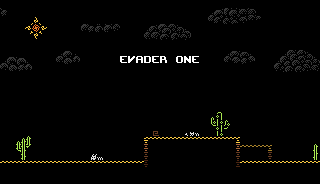

Below is a game level as drawn by its tile map, then a one-line description and the .tmx file that defines it, in full:
An orthogonal 40x23 tile map with 8x8 px tiles, 2 tile layers (Background, Foreground), 7 tilesets and 3 objects.

<map version="1.10" tiledversion="1.11.2" orientation="orthogonal" renderorder="right-down" width="40" height="23" tilewidth="8" tileheight="8" infinite="0" backgroundcolor="#000000" nextlayerid="6" nextobjectid="16">
 <tileset firstgid="1" source="../tilesets/Overworld.tsx" />
 <tileset firstgid="1121" source="../tilesets/Tileset.tsx" />
 <tileset firstgid="1191" source="../tilesets/Underground.tsx" />
 <tileset firstgid="2309" source="../tilesets/Trees.tsx" />
 <tileset firstgid="5301" source="../tilesets/Sky.tsx" />
 <tileset firstgid="5760" source="../tilesets/Player.tsx" />
 <tileset firstgid="6502" source="../tilesets/Characters.tsx" />
 <layer id="1" name="Background" width="40" height="23">
  <data encoding="csv">
0,0,5517,0,0,0,0,0,0,0,0,0,0,0,0,0,0,0,0,0,0,0,0,0,0,0,0,0,0,0,0,0,5613,0,0,0,0,0,0,0,
5532,0,0,0,0,0,0,0,0,0,5544,5545,5546,5547,5548,0,0,0,0,0,0,0,0,0,0,0,5624,5625,5626,5627,5628,5629,5630,0,0,0,0,0,0,0,
0,0,0,0,5311,0,0,0,0,0,0,0,0,0,0,0,0,0,0,0,0,5553,5554,5555,0,0,5641,5642,5643,5644,5645,5646,5647,0,0,0,0,0,0,0,
0,0,0,5327,5328,5329,0,0,0,0,5578,5579,5580,5581,5582,0,0,0,5567,5568,5569,5570,5571,5572,0,0,0,0,0,0,0,0,0,0,0,0,0,0,0,0,
0,0,0,5344,5345,5346,0,0,0,0,0,0,0,0,0,0,0,0,5584,5585,5586,5587,5588,5589,0,0,0,0,0,0,0,0,0,0,0,0,0,0,0,0,
0,0,0,0,0,0,0,0,0,0,0,0,0,0,0,0,0,0,0,0,0,0,0,0,0,0,0,0,0,0,0,0,0,0,5598,5599,5600,5601,5602,5603,
0,0,0,0,0,0,0,5509,5510,5511,0,0,0,0,0,0,0,0,0,0,0,0,0,0,0,0,0,0,5513,5514,5515,5516,5517,0,5615,5616,5617,5618,5619,5620,
5556,5557,5558,5559,0,0,0,5526,5527,5528,0,0,0,0,0,0,0,0,0,0,0,0,0,0,0,0,0,0,5530,5531,5532,5533,5534,0,5632,5633,5634,5635,5636,5637,
5573,5574,5575,5576,0,0,0,0,0,0,0,0,0,0,0,0,0,0,0,0,0,0,0,0,0,0,0,0,0,0,0,0,0,0,5649,5650,5651,5652,5653,5654,
0,0,0,0,0,0,0,0,0,0,0,0,0,0,0,0,0,0,0,0,0,0,0,0,0,0,0,0,0,0,0,0,0,0,0,0,0,0,0,0,
0,0,0,0,0,0,0,0,0,0,0,0,0,0,0,0,0,0,0,0,0,0,0,0,0,0,0,0,0,0,0,0,0,0,0,0,0,0,0,0,
0,0,0,0,0,0,0,0,0,0,0,0,0,0,0,0,0,0,0,0,0,0,0,0,0,0,0,0,0,0,0,0,0,0,0,0,0,0,0,0,
0,0,0,0,0,0,0,0,0,0,0,0,0,0,0,0,0,0,0,0,0,0,0,0,0,0,0,0,0,0,0,0,0,0,0,0,0,0,0,0,
0,0,0,0,0,0,0,0,0,0,0,0,0,0,0,0,0,0,0,0,0,0,0,0,0,0,0,0,0,0,0,0,0,0,0,0,0,0,0,0,
0,0,0,0,0,0,0,0,0,0,0,0,0,0,0,0,0,0,0,0,0,0,0,0,0,0,4917,4918,4919,0,0,0,0,0,0,0,0,0,0,0,
0,0,0,0,0,0,0,0,0,0,0,0,0,0,0,0,0,0,0,0,0,0,0,0,0,0,4951,4952,4953,0,0,0,0,0,0,0,0,0,0,0,
0,0,0,0,0,0,0,0,0,0,0,0,0,0,0,0,0,0,0,453,0,0,0,365,366,0,4985,4986,4987,0,0,0,0,0,0,0,0,0,0,0,
0,4905,4906,4907,0,0,0,0,0,0,0,0,0,0,0,0,0,0,283,281,281,281,281,281,281,281,281,281,281,287,0,0,0,0,0,0,0,0,0,0,
0,4939,4940,4941,0,0,0,0,0,0,0,0,0,0,0,0,0,0,1795,0,0,0,0,0,0,0,0,0,0,1848,299,299,299,305,0,0,0,0,0,4930,
0,4973,4974,4975,0,0,0,0,0,0,0,363,364,0,0,0,0,0,1925,0,0,0,0,0,0,0,0,0,0,1978,0,0,0,1978,0,0,0,0,0,4964,
281,281,281,281,281,281,281,281,281,281,281,281,281,281,281,281,281,281,2055,0,0,0,0,0,0,0,0,0,0,2056,281,281,281,281,281,281,281,281,281,281,
0,0,0,0,0,0,0,0,0,0,0,0,0,0,0,0,0,0,0,0,0,0,0,0,0,0,0,0,0,0,0,0,0,0,0,0,0,0,0,0,
0,0,0,0,0,0,0,0,0,0,0,0,0,0,0,0,0,0,0,0,0,0,0,0,0,0,0,0,0,0,0,0,0,0,0,0,0,0,0,0
</data>
 </layer>
 <objectgroup id="4" name="Entities">
  <object id="9" gid="5886" x="40" y="160" width="8" height="8">
   <properties>
    <property name="type" value="player" />
   </properties>
  </object>
 </objectgroup>
 <objectgroup id="5" name="Collision">
  <object id="13" x="0" y="0" width="1" height="161">
   <properties>
    <property name="tag" value="no walls" />
   </properties>
  </object>
  <object id="15" x="319" y="0" width="1" height="161">
   <properties>
    <property name="tag" value="no walls" />
   </properties>
  </object>
 </objectgroup>
 <layer id="3" name="Foreground" width="40" height="23">
  <data encoding="csv">
0,0,5517,0,0,0,0,0,0,0,0,0,0,0,0,0,0,0,0,0,0,0,0,0,0,0,0,0,0,0,0,0,0,0,0,0,0,0,0,0,
0,0,0,0,0,0,0,0,0,0,0,0,0,0,0,0,0,0,0,0,0,0,0,0,0,0,0,0,0,0,0,0,0,0,0,0,0,0,0,0,
0,0,0,0,0,0,0,0,0,0,0,0,0,0,0,0,0,0,0,0,0,0,0,0,0,0,0,0,0,0,0,0,0,0,0,0,0,0,0,0,
0,0,0,0,0,0,0,0,0,0,0,0,0,0,0,0,0,0,0,0,0,0,0,0,0,0,0,0,0,0,0,0,0,0,0,0,0,0,0,0,
0,0,0,0,0,0,0,0,0,0,0,0,0,0,0,0,0,0,0,0,0,0,0,0,0,0,0,0,0,0,0,0,0,0,0,0,0,0,0,0,
0,0,0,0,0,0,0,0,0,0,0,0,0,0,0,0,0,0,0,0,0,0,0,0,0,0,0,0,0,0,0,0,0,0,0,0,0,0,5602,5603,
0,0,0,0,0,0,0,0,0,0,0,0,0,0,0,0,0,0,0,0,0,0,0,0,0,0,0,0,0,0,0,0,0,0,0,0,0,0,0,0,
0,0,0,5559,0,0,0,0,0,0,0,0,0,0,0,6517,6534,6513,6516,6517,6530,0,6527,6526,6517,0,0,0,0,0,0,0,0,0,0,0,0,0,0,0,
0,0,0,0,0,0,0,0,0,0,0,0,0,0,0,0,0,0,0,0,0,0,0,0,0,0,0,0,0,0,0,0,0,0,0,0,0,0,0,0,
0,0,0,0,0,0,0,0,0,0,0,0,0,0,0,0,0,0,0,0,0,0,0,0,0,0,0,0,0,0,0,0,0,0,0,0,0,0,0,0,
0,0,0,0,0,0,0,0,0,0,0,0,0,0,0,0,0,0,0,0,0,0,0,0,0,0,0,0,0,0,0,0,0,0,0,0,0,0,0,0,
0,0,0,0,0,0,0,0,0,0,0,0,0,0,0,0,0,0,0,0,0,0,0,0,0,0,0,0,0,0,0,0,0,0,0,0,0,0,0,0,
0,0,0,0,0,0,0,0,0,0,0,0,0,0,0,0,0,0,0,0,0,0,0,0,0,0,0,0,0,0,0,0,0,0,0,0,0,0,0,0,
0,0,0,0,0,0,0,0,0,0,0,0,0,0,0,0,0,0,0,0,0,0,0,0,0,0,0,0,0,0,0,0,0,0,0,0,0,0,0,0,
0,0,0,0,0,0,0,0,0,0,0,0,0,0,0,0,0,0,0,0,0,0,0,0,0,0,0,0,0,0,0,0,0,0,0,0,0,0,0,0,
0,0,0,0,0,0,0,0,0,0,0,0,0,0,0,0,0,0,0,0,0,0,0,0,0,0,0,0,0,0,0,0,0,0,0,0,0,0,0,0,
0,0,0,0,0,0,0,0,0,0,0,0,0,0,0,0,0,0,0,0,0,0,0,0,0,0,0,0,0,0,0,0,0,0,0,0,0,0,0,0,
0,0,0,0,0,0,0,0,0,0,0,0,0,0,0,0,0,0,0,0,0,0,0,0,0,0,0,0,0,0,0,0,0,0,0,0,0,0,0,0,
0,0,0,0,0,0,0,0,0,0,0,0,0,0,0,0,0,0,0,0,0,0,0,0,0,0,0,0,0,0,0,0,0,0,0,0,0,0,0,0,
0,0,0,0,0,0,0,0,0,0,0,0,0,0,0,0,0,0,0,0,0,0,0,0,0,0,0,0,0,0,0,0,0,0,0,0,0,0,0,0,
0,0,0,0,0,0,0,0,0,0,0,0,0,0,0,0,0,0,0,0,0,0,0,0,0,0,0,0,0,0,0,0,0,0,0,0,0,0,0,0,
0,0,0,0,0,0,0,0,0,0,0,0,0,0,0,0,0,0,0,0,0,0,0,0,0,0,0,0,0,0,0,0,0,0,0,0,0,0,0,0,
0,0,0,0,0,0,0,0,0,0,0,0,0,0,0,0,0,0,0,0,0,0,0,0,0,0,0,0,0,0,0,0,0,0,0,0,0,0,0,0
</data>
 </layer>
</map>
